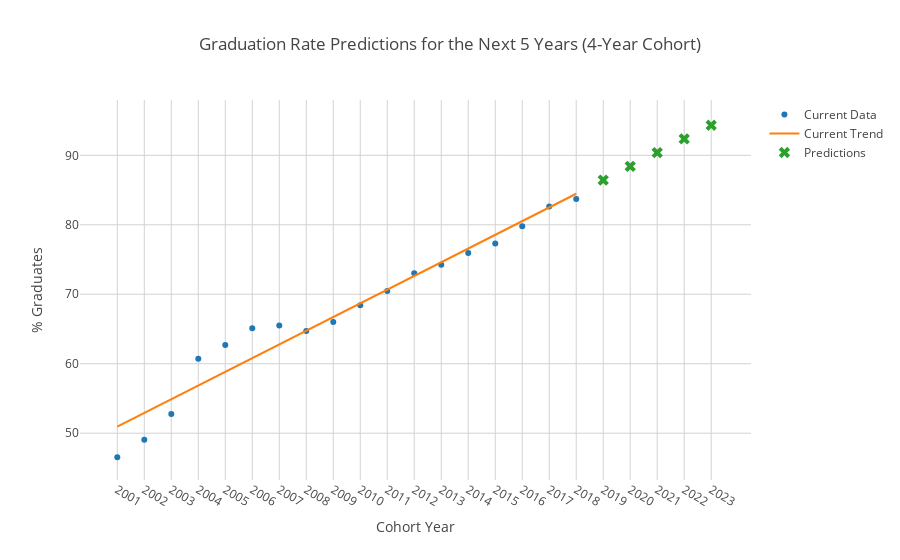

Notebook source saved alongside this figure:
### Code cell
fig = go.Figure()

fig.add_trace(go.Scatter(x=four_year_graduates['Cohort Year'], y=four_year_graduates['% Grads'], mode='markers', name='Current Data'))
fig.add_trace(go.Scatter(x=four_year_graduates['Cohort Year'], y=current_trend, mode='lines', name='Current Trend'))
fig.add_trace(go.Scatter(x=future_years, y=four_year_grad_preds, mode='markers', marker=dict(symbol="x", size=10), name='Predictions'))
fig.update_layout(
    title="Graduation Rate Predictions for the Next 5 Years (4-Year Cohort)",
    xaxis_title="Cohort Year",
    yaxis_title="% Graduates",
    xaxis=dict(
        tickvals=np.append(six_year_graduates['Cohort Year'].values,future_years), 
        ticktext=np.append(six_year_graduates['Cohort Year'].values,future_years)
    )
)

### Figure 1 — Plotly figure (JSON) as saved in the notebook; plotly's stock layout.template omitted (floating-point values rounded to 4 significant figures)
{"data": [{"mode": "markers", "name": "Current Data", "type": "scatter", "x": [2001, 2002, 2003, 2004, 2005, 2006, 2007, 2008, 2009, 2010, 2011, 2012, 2013, 2014, 2015, 2016, 2017, 2018], "y": [46.54, 49.06, 52.77, 60.7, 62.68, 65.1, 65.52, 64.69, 66.02, 68.43, 70.48, 73.02, 74.26, 75.95, 77.31, 79.8, 82.65, 83.73]}, {"mode": "lines", "name": "Current Trend", "type": "scatter", "x": [2001, 2002, 2003, 2004, 2005, 2006, 2007, 2008, 2009, 2010, 2011, 2012, 2013, 2014, 2015, 2016, 2017, 2018], "y": [50.94, 52.91, 54.89, 56.86, 58.83, 60.8, 62.77, 64.75, 66.72, 68.69, 70.66, 72.64, 74.61, 76.58, 78.55, 80.53, 82.5, 84.47]}, {"marker": {"size": 10, "symbol": "x"}, "mode": "markers", "name": "Predictions", "type": "scatter", "x": [2019, 2020, 2021, 2022, 2023], "y": [86.44, 88.41, 90.39, 92.36, 94.33]}], "layout": {"title": {"text": "Graduation Rate Predictions for the Next 5 Years (4-Year Cohort)"}, "xaxis": {"ticktext": [2001, 2002, 2003, 2004, 2005, 2006, 2007, 2008, 2009, 2010, 2011, 2012, 2013, 2014, 2015, 2016, 2017, 2018, 2019, 2020, 2021, 2022, 2023], "tickvals": [2001, 2002, 2003, 2004, 2005, 2006, 2007, 2008, 2009, 2010, 2011, 2012, 2013, 2014, 2015, 2016, 2017, 2018, 2019, 2020, 2021, 2022, 2023], "title": {"text": "Cohort Year"}}, "yaxis": {"title": {"text": "% Graduates"}}}}
